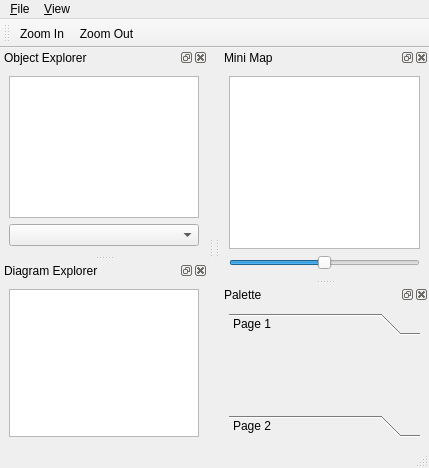
<ui version="4.0" >
 <class>MainWindowUi</class>
 <widget class="QMainWindow" name="MainWindowUi" >
  <property name="geometry" >
   <rect>
    <x>0</x>
    <y>0</y>
    <width>429</width>
    <height>468</height>
   </rect>
  </property>
  <property name="windowTitle" >
   <string>unREAL</string>
  </property>
  <property name="windowIcon" >
   <iconset resource="../static.qrc" >:/icons/zoomin.png</iconset>
  </property>
  <widget class="QWidget" name="centralwidget" />
  <widget class="QMenuBar" name="menubar" >
   <property name="geometry" >
    <rect>
     <x>0</x>
     <y>0</y>
     <width>429</width>
     <height>28</height>
    </rect>
   </property>
   <widget class="QMenu" name="menu_File_2" >
    <property name="title" >
     <string>&amp;File</string>
    </property>
    <addaction name="actionConnect" />
    <addaction name="separator" />
    <addaction name="actionQuit" />
   </widget>
   <widget class="QMenu" name="menu_View" >
    <property name="title" >
     <string>&amp;View</string>
    </property>
    <addaction name="actionZoom_In" />
    <addaction name="actionZoom_Out" />
    <addaction name="separator" />
    <addaction name="actionAntialiasing" />
    <addaction name="actionOpenGL_Renderer" />
   </widget>
   <addaction name="menu_File_2" />
   <addaction name="menu_View" />
  </widget>
  <widget class="QStatusBar" name="statusbar" />
  <widget class="QDockWidget" name="objectDock" >
   <property name="allowedAreas" >
    <set>Qt::LeftDockWidgetArea|Qt::NoDockWidgetArea|Qt::RightDockWidgetArea</set>
   </property>
   <property name="windowTitle" >
    <string>Object Explorer</string>
   </property>
   <attribute name="dockWidgetArea" >
    <number>1</number>
   </attribute>
   <widget class="QWidget" name="dockWidgetContents_3" >
    <layout class="QVBoxLayout" >
     <property name="margin" >
      <number>9</number>
     </property>
     <property name="spacing" >
      <number>6</number>
     </property>
     <item>
      <widget class="QTreeView" name="objectExplorer" >
       <property name="dragDropMode" >
        <enum>QAbstractItemView::InternalMove</enum>
       </property>
      </widget>
     </item>
     <item>
      <widget class="QComboBox" name="comboBox" >
       <item>
        <property name="text" >
         <string></string>
        </property>
       </item>
       <item>
        <property name="text" >
         <string>krn</string>
        </property>
       </item>
       <item>
        <property name="text" >
         <string>usc</string>
        </property>
       </item>
       <item>
        <property name="text" >
         <string>req</string>
        </property>
       </item>
      </widget>
     </item>
    </layout>
   </widget>
  </widget>
  <widget class="QDockWidget" name="diagramDock" >
   <property name="allowedAreas" >
    <set>Qt::LeftDockWidgetArea|Qt::NoDockWidgetArea|Qt::RightDockWidgetArea</set>
   </property>
   <property name="windowTitle" >
    <string>Diagram Explorer</string>
   </property>
   <attribute name="dockWidgetArea" >
    <number>1</number>
   </attribute>
   <widget class="QWidget" name="dockWidgetContents_2" >
    <layout class="QHBoxLayout" >
     <property name="margin" >
      <number>9</number>
     </property>
     <property name="spacing" >
      <number>6</number>
     </property>
     <item>
      <widget class="QTreeView" name="diagramExplorer" >
       <property name="dragDropMode" >
        <enum>QAbstractItemView::DragDrop</enum>
       </property>
      </widget>
     </item>
    </layout>
   </widget>
  </widget>
  <widget class="QToolBar" name="ViewToolbar" >
   <property name="orientation" >
    <enum>Qt::Horizontal</enum>
   </property>
   <attribute name="toolBarArea" >
    <number>4</number>
   </attribute>
   <addaction name="actionZoom_In" />
   <addaction name="actionZoom_Out" />
  </widget>
  <widget class="QDockWidget" name="minimapDock" >
   <property name="windowTitle" >
    <string>Mini Map</string>
   </property>
   <attribute name="dockWidgetArea" >
    <number>2</number>
   </attribute>
   <widget class="QWidget" name="dockWidgetContents_4" >
    <layout class="QVBoxLayout" >
     <property name="margin" >
      <number>9</number>
     </property>
     <property name="spacing" >
      <number>6</number>
     </property>
     <item>
      <widget class="QGraphicsView" name="minimapView" />
     </item>
     <item>
      <widget class="QSlider" name="minimapZoomSlider" >
       <property name="maximum" >
        <number>50</number>
       </property>
       <property name="value" >
        <number>25</number>
       </property>
       <property name="orientation" >
        <enum>Qt::Horizontal</enum>
       </property>
      </widget>
     </item>
    </layout>
   </widget>
  </widget>
  <widget class="QDockWidget" name="paletteDock" >
   <property name="windowTitle" >
    <string>Palette</string>
   </property>
   <attribute name="dockWidgetArea" >
    <number>2</number>
   </attribute>
   <widget class="QWidget" name="dockWidgetContents_5" >
    <layout class="QHBoxLayout" >
     <property name="margin" >
      <number>9</number>
     </property>
     <property name="spacing" >
      <number>6</number>
     </property>
     <item>
      <widget class="QToolBox" name="paletteToolbox" >
       <property name="currentIndex" >
        <number>0</number>
       </property>
       <widget class="QWidget" name="page" >
        <property name="geometry" >
         <rect>
          <x>0</x>
          <y>0</y>
          <width>102</width>
          <height>66</height>
         </rect>
        </property>
        <attribute name="label" >
         <string>Page 1</string>
        </attribute>
       </widget>
       <widget class="QWidget" name="page_2" >
        <property name="geometry" >
         <rect>
          <x>0</x>
          <y>0</y>
          <width>96</width>
          <height>26</height>
         </rect>
        </property>
        <attribute name="label" >
         <string>Page 2</string>
        </attribute>
       </widget>
      </widget>
     </item>
    </layout>
   </widget>
  </widget>
  <action name="actionQuit" >
   <property name="text" >
    <string>&amp;Quit</string>
   </property>
  </action>
  <action name="actionConnect" >
   <property name="text" >
    <string>&amp;Connect</string>
   </property>
  </action>
  <action name="actionZoom_In" >
   <property name="icon" >
    <iconset resource="../static.qrc" >:/icons/zoomin.png</iconset>
   </property>
   <property name="text" >
    <string>Zoom In</string>
   </property>
  </action>
  <action name="actionZoom_Out" >
   <property name="icon" >
    <iconset resource="../static.qrc" >:/icons/zoomout.png</iconset>
   </property>
   <property name="text" >
    <string>Zoom Out</string>
   </property>
  </action>
  <action name="actionAntialiasing" >
   <property name="checkable" >
    <bool>true</bool>
   </property>
   <property name="text" >
    <string>Antialiasing</string>
   </property>
  </action>
  <action name="actionOpenGL_Renderer" >
   <property name="checkable" >
    <bool>true</bool>
   </property>
   <property name="text" >
    <string>OpenGL Renderer</string>
   </property>
  </action>
 </widget>
 <layoutdefault spacing="0" margin="0" />
 <resources>
  <include location="../static.qrc" />
 </resources>
 <connections/>
</ui>
